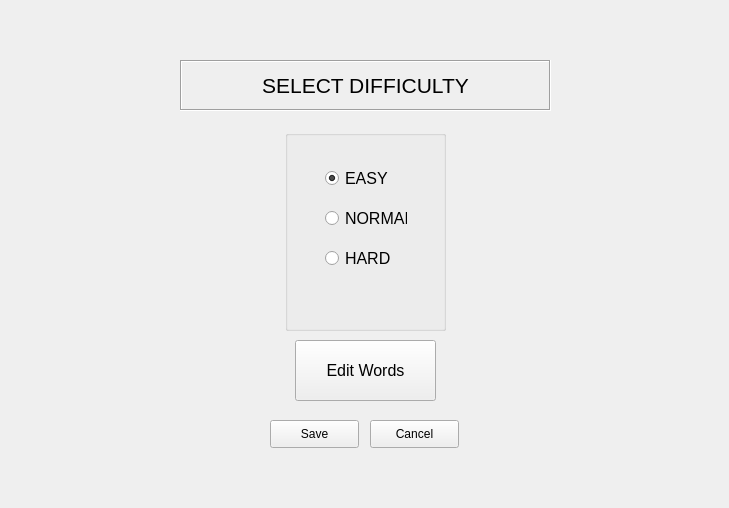
<?xml version="1.0" encoding="UTF-8"?>
<ui version="4.0">
 <class>OptionsWidget</class>
 <widget class="QWidget" name="OptionsWidget">
  <property name="geometry">
   <rect>
    <x>0</x>
    <y>0</y>
    <width>729</width>
    <height>508</height>
   </rect>
  </property>
  <property name="windowTitle">
   <string>Form</string>
  </property>
  <widget class="QGroupBox" name="difficultyGroup">
   <property name="geometry">
    <rect>
     <x>285</x>
     <y>130</y>
     <width>161</width>
     <height>201</height>
    </rect>
   </property>
   <property name="font">
    <font>
     <pointsize>12</pointsize>
    </font>
   </property>
   <property name="title">
    <string/>
   </property>
   <widget class="QRadioButton" name="radEasy">
    <property name="geometry">
     <rect>
      <x>40</x>
      <y>40</y>
      <width>82</width>
      <height>17</height>
     </rect>
    </property>
    <property name="font">
     <font>
      <pointsize>12</pointsize>
     </font>
    </property>
    <property name="toolTip">
     <string>2 - 5 Letter Words</string>
    </property>
    <property name="toolTipDuration">
     <number>-1</number>
    </property>
    <property name="text">
     <string>EASY</string>
    </property>
    <property name="checked">
     <bool>true</bool>
    </property>
   </widget>
   <widget class="QRadioButton" name="radMedium">
    <property name="geometry">
     <rect>
      <x>40</x>
      <y>80</y>
      <width>82</width>
      <height>17</height>
     </rect>
    </property>
    <property name="font">
     <font>
      <pointsize>12</pointsize>
     </font>
    </property>
    <property name="toolTip">
     <string>6 - 10 Letter Words</string>
    </property>
    <property name="toolTipDuration">
     <number>-1</number>
    </property>
    <property name="text">
     <string>NORMAL</string>
    </property>
   </widget>
   <widget class="QRadioButton" name="radHard">
    <property name="geometry">
     <rect>
      <x>40</x>
      <y>120</y>
      <width>82</width>
      <height>17</height>
     </rect>
    </property>
    <property name="font">
     <font>
      <pointsize>12</pointsize>
     </font>
    </property>
    <property name="toolTip">
     <string>10+ Letter Words</string>
    </property>
    <property name="toolTipDuration">
     <number>-1</number>
    </property>
    <property name="text">
     <string>HARD</string>
    </property>
   </widget>
  </widget>
  <widget class="QLabel" name="label">
   <property name="geometry">
    <rect>
     <x>180</x>
     <y>60</y>
     <width>371</width>
     <height>51</height>
    </rect>
   </property>
   <property name="font">
    <font>
     <pointsize>16</pointsize>
    </font>
   </property>
   <property name="frameShape">
    <enum>QFrame::Box</enum>
   </property>
   <property name="frameShadow">
    <enum>QFrame::Sunken</enum>
   </property>
   <property name="text">
    <string>SELECT DIFFICULTY</string>
   </property>
   <property name="alignment">
    <set>Qt::AlignCenter</set>
   </property>
  </widget>
  <widget class="QPushButton" name="btn_edit_words">
   <property name="geometry">
    <rect>
     <x>295</x>
     <y>340</y>
     <width>141</width>
     <height>61</height>
    </rect>
   </property>
   <property name="font">
    <font>
     <pointsize>12</pointsize>
    </font>
   </property>
   <property name="text">
    <string>Edit Words</string>
   </property>
  </widget>
  <widget class="QPushButton" name="pbtCancel">
   <property name="geometry">
    <rect>
     <x>370</x>
     <y>420</y>
     <width>89</width>
     <height>28</height>
    </rect>
   </property>
   <property name="text">
    <string>Cancel</string>
   </property>
  </widget>
  <widget class="QPushButton" name="pbtSave">
   <property name="geometry">
    <rect>
     <x>270</x>
     <y>420</y>
     <width>89</width>
     <height>28</height>
    </rect>
   </property>
   <property name="text">
    <string>Save</string>
   </property>
  </widget>
 </widget>
 <resources/>
 <connections/>
</ui>
